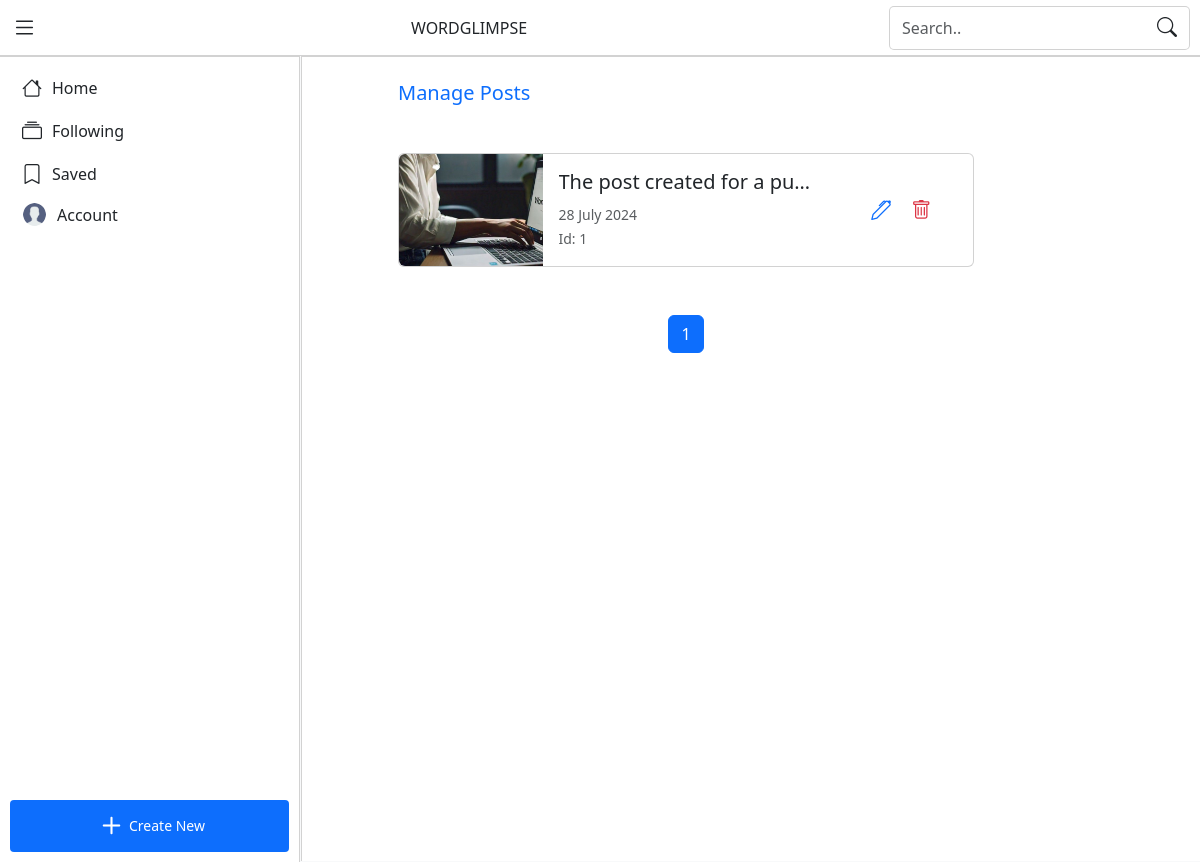
Page /posts/manage (signed in) on the committed database.
### tables this page shows
CREATE TABLE posts (
    id INTEGER NOT NULL PRIMARY KEY,
    user_id INTEGER NOT NULL,
    image TEXT NOT NULL,
    title TEXT NOT NULL,
    category TEXT NOT NULL,
    content TEXT NOT NULL,
    created_at DATETIME NOT NULL DEFAULT CURRENT_TIMESTAMP,
    FOREIGN KEY(user_id) REFERENCES users(id) ON DELETE CASCADE
);

### user/main.py (the view)
@main_bp.route("/posts/manage")
@login_required
def manage_posts():
    page = int(request.args.get('page', 1))
    offset = (int(page) - 1) * 10
    posts = db.execute("SELECT * FROM posts WHERE user_id = ? ORDER BY created_at DESC LIMIT 10 OFFSET ?", session["user_id"], offset)
    total_posts = db.execute("SELECT COUNT(id) AS total FROM posts WHERE user_id = ?", session["user_id"])
    total_pages = (total_posts[0]["total"] + 9) // 10  # Calculate total number of pages
    return render_template("manage_posts.html", posts=posts, page=page, total_pages=total_pages)

### app.py (called while the page is built)
@app.after_request
def after_request(response):
    response.headers["Cache-Control"] = "no-cache, no-store, must-revalidate"
    response.headers["Expires"] = 0
    response.headers["Pragma"] = "no-cache"
    return response

@app.template_filter('format_date')
def format_date(d):
    d = datetime.strptime(d, '%Y-%m-%d %H:%M:%S')
    return d.strftime('%d %B %Y')

@app.context_processor
def inject_user():
    if session.get("user_id") is None:
            return dict(categories=CATEGORIES)
    users = db.execute("SELECT * FROM users WHERE id = ?", session["user_id"])
    if len(users) == 0:
        """If user is not found, logout"""
        session.clear()
        return redirect("/")
    return dict(categories=CATEGORIES, user=users[0])

### user/helpers.py (called while the page is built)
def login_required(f):
    @wraps(f)
    def decorated_function(*args, **kwargs):
        if session.get("user_id") is None:
            return redirect("/login")
        return f(*args, **kwargs)
    return decorated_function

### templates/manage_posts.html (shortened to what this page needs)
{% extends "layout.html" %}
{% block content %}
    <section class="middle-content p-2">
        <div class="middle-content-small">
            <h5 class="mb-5 mt-3 text-primary">Manage Posts</h5>
            {% if posts %}
                <div class="mb-5">
                    {% for post in posts %}
                        <div class="card mb-3">
                            <div class="row g-0">
                                <div class="col-3">
                                    <a href="/post/{{ post.id }}">
                                        <img src="{{ post.image }}" class="img-fluid h-100 object-fit-cover rounded-start" alt="Image">
                                    </a>
                                </div>
                                <div class="col-6">
                                    <div class="card-body">
                                        <h5 class="card-title text-truncate">{{ post.title }}</h5>
                                        <p class="card-text">
                                            <small class="text-muted">{{ post.created_at|format_date }}</small>
                                            <br>
                                            <small class="text-muted">Id: {{ post.id }}</small>
                                        </p>
                                    </div>
                                </div>
                                <div class="col-3 d-flex flex-row justify-content-center align-items-center gap-1">
                                    <button type="button" class="btn btn-sm" data-bs-toggle="modal" data-bs-target="#updatePostModal" onclick="edit_post({{ post }})" title="Edit">
                                        <i class="bi bi-pen text-primary"></i>
                                    </button>
                                    <button type="button" class="btn btn-sm" data-bs-toggle="modal" data-bs-target="#deletePostModal" onclick="delete_post('{{ post.id }}')" title="Delete">
                                        <i class="bi bi-trash text-danger"></i>
                                    </button>
                                </div>
                            </div>
                        </div>
                    {% endfor %}
                </div>
                <div class="d-flex justify-content-center mt-3">
                    <nav aria-label="Page navigation example">
                        <ul class="pagination">
                                <li class="page-item active"><a class="page-link" href="#">{{ page }}</a></li>
                        </ul>
                    </nav>
                </div>
            {% else %}
                <p class="text-center text-body-secondary text-small">Your posts will appear here!</p>
            {% endif %}
        </div>
    </section>
{% endblock %}

### static/css/styles.css (style rules this page uses)
* { -ms-overflow-style: none; scrollbar-width: none; }
.bi { font-size: 20px; }
.btn { border:none; }
.middle-content { width: 100%; max-width: 768px; }
.middle-content-small { width:100%; max-width: 576px; margin:auto; }

### rows in the picture
posts: image (picture), title "The post created for a pu…", created_at "28 July 2024", id "1"

### other values in the picture
{{ page }} "1"
